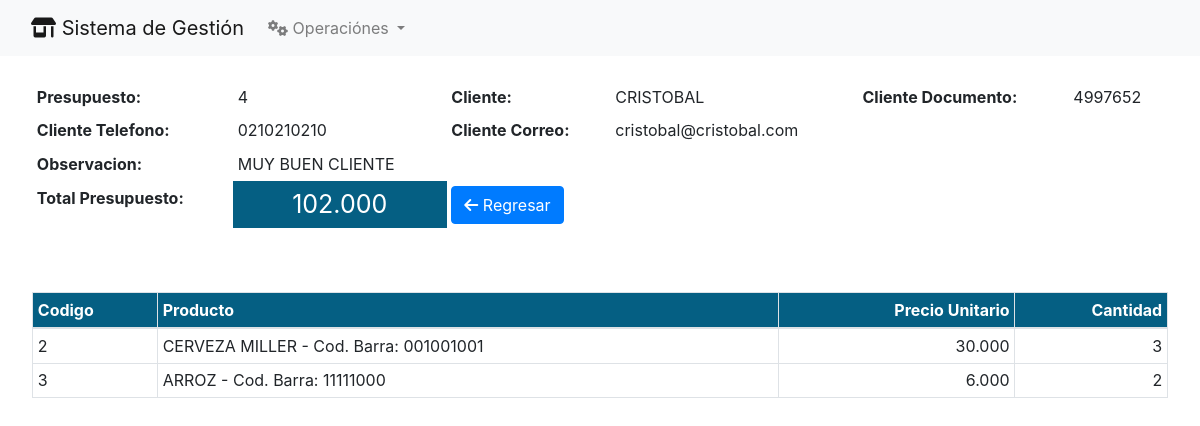
/presupuesto/detallePresupuesto/4/, run on the app's committed database.
### PresupuestoCliente/models.py (models this page shows)
class PresupuestoCliente(models.Model):
    cliente =  models.ForeignKey(Clientes, on_delete = models.PROTECT)
    fecha = models.DateTimeField(blank = True, null = True)
    total_presupuesto = models.FloatField()
    estado_presupuesto = models.CharField(max_length=1, default = 'P')
    iva_10 = models.FloatField(null = True, blank= True)
    iva_5= models.FloatField(null = True, blank= True)
    exentas= models.FloatField(null = True, blank= True)
    estado = models.BooleanField(default = True)

class DetallePresupuestoCliente(models.Model):
    presupuesto = models.ForeignKey(PresupuestoCliente, on_delete= models.PROTECT)
    producto = models.ForeignKey(Productos, on_delete=models.PROTECT)
    precio_unitario = models.FloatField()
    iva = models.FloatField(null = True, blank= True)
    cantidad = models.PositiveIntegerField()
    total_linea = models.FloatField()

### Clientes/models.py (models this page shows, shortened)
class Clientes(models.Model):
    nombre =  models.CharField(max_length = 250)
    apellido = models.CharField(max_length = 250)
    direccion = models.CharField(max_length = 250)
    telefono =  models.CharField(max_length = 250)
    correo = models.CharField(max_length = 250)
    documento =  models.CharField(max_length = 250)
    ruc =  models.CharField(max_length = 250, null= True, blank = True)
    observacion = models.CharField(max_length = 250)
    estado = models.IntegerField(default = 1, null= True, blank = True)

### Productos/models.py (models this page shows)
class Productos(models.Model):
    descripcion =  models.CharField(max_length = 250)
    codigo_barra = models.CharField(max_length = 250, null= True, blank = True)
    codigo_remitido = models.CharField(max_length = 250, null= True, blank = True)
    precio_costo =  models.FloatField()
    precio_venta = models.FloatField()
    precio_mayorista =  models.FloatField()
    existencia = models.IntegerField()
    clasificacion =models.ForeignKey(Clasificaciones, on_delete = models.PROTECT)
    impuesto = models.ForeignKey(Impuestos, on_delete = models.PROTECT)
    unidad_medida =  models.ForeignKey(UnidadMedida, on_delete = models.PROTECT)
    estado = models.IntegerField(default = 1, null= True, blank = True)
    def __str__(self):
        return f"{self.descripcion} - Cod. Barra: {self.codigo_barra}  "

### PresupuestoCliente/views.py (the view)
# urls.py: path("detallePresupuesto/<int:id>/", detallePresupuesto, name="detallePresupuesto"),
def detallePresupuesto(request, id):
    detalles = DetallePresupuestoCliente.objects.filter(presupuesto_id=id)
    presupuesto = get_object_or_404(PresupuestoCliente, id=id)
    context = {
        'detalles': detalles,
        'presupuesto': presupuesto,
        'titulo': 'Detalle Presupuesto Cliente',
    }
    return render(request, 'detallePresupuesto.html', context)

### PresupuestoCliente/templatetags/tools.py (called while the page is built)
@register.filter
def intpoint(value):
    formatted_value = '{:,.0f}'.format(float(value))
    return formatted_value.replace(',', '.')

### PresupuestoCliente/templates/detallePresupuesto.html
{% extends 'home.html' %}
{% load tools %}
{% block content %}
<div class="mr-2 ml-2 p-4">
    <table class="table table-sm table-borderless ">
        <tr>
            <th scope="col">Presupuesto:</th>
            <td>{{ presupuesto.id }}</td>
            <th scope="col">Cliente:</th>
            <td>{{ presupuesto.cliente.nombre }}</td>
            <th scope="col">Cliente Documento:</th>
            <td>{{ presupuesto.cliente.documento }}</td>
        </tr>
        <tr>
            <th scope="col">Cliente Telefono:</th>
            <td>{{ presupuesto.cliente.telefono }}</td>
            <th scope="col">Cliente Correo:</th>
            <td>{{ presupuesto.cliente.correo }}</td>
        </tr>
        <tr>
            <th scope="col">Observacion:</th>
            <td>{{ presupuesto.cliente.observacion }}</td>
        </tr>
        <tr>
            <th scope="col">Total Presupuesto:</th>
            <td style="background-color: #055F83; color: white; font-size:25px;text-align:center">{{ presupuesto.total_presupuesto|intpoint }}
            </td>
            <td><a href="{% url 'presupuesto' %}" class="btn btn-primary"> <i class="fa-solid fa-arrow-left"></i>
                    Regresar</a></td>
        </tr>
    </table>
</div>
<div class="mr-2 ml-2 p-4">
    <table class="table table-sm  table-bordered ">
        <thead>
            <tr style="background-color: #055F83; color: white;">
                <th scope="col">Codigo</th>
                <th scope="col">Producto</th>
                <th style="text-align: right;" scope="col">Precio Unitario </th>
                <th style="text-align: right;" scope="col">Cantidad</th>
            </tr>
        </thead>
        <tbody>
            {% if detalles %}
            {% for pre in detalles %}
            <tr>
                <td> {{pre.id}} </td>
                <td> {{pre.producto}} </td>
                <td style="text-align: right;"> {{pre.precio_unitario|intpoint}} </td>
                <td style="text-align: right;">{{ pre.cantidad }}</td>
            </tr>
            {% endfor %}
            {% else %}
            <tr style="background-color: gainsboro;text-align: center;">
                <td colspan="7">Sin Registros</td>
            </tr>
            {% endif %}
        </tbody>
    </table>
</div>
{% endblock %}

### data on the page
PresupuestoCliente: id "4", cliente.nombre "CRISTOBAL", cliente.documento "4997652", cliente.telefono "0210210210", cliente.correo "cristobal@cristobal.com", cliente.observacion "MUY BUEN CLIENTE", total_presupuesto "102.000"
DetallePresupuestoCliente: id "2", producto "CERVEZA MILLER - Cod. Barra: 001001001", precio_unitario "30.000", cantidad "3"
DetallePresupuestoCliente: id "3", producto "ARROZ - Cod. Barra: 11111000", precio_unitario "6.000", cantidad "2"
